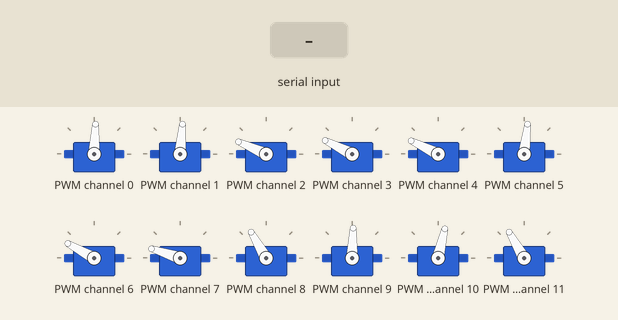
Simulated run of this program. Board: ESP32 board running MicroPython. Parts: 12 × servo. Inputs (shaded band) come from the test bench. Servo angles are drawn from the pulse width (0.5 ms = 0°, 2.5 ms = 180°); what the program prints to the serial console is not drawn.

Above: at 1.7 s.
1.8 s: "reset" typed at the serial console, then Enter
At 2.6 s:
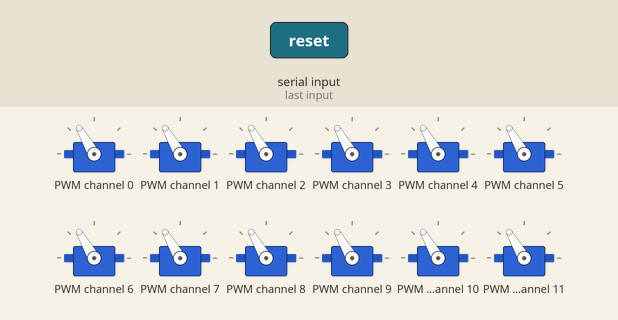
4.8 s: "forward" typed at the serial console, then Enter
At 7.2 s:
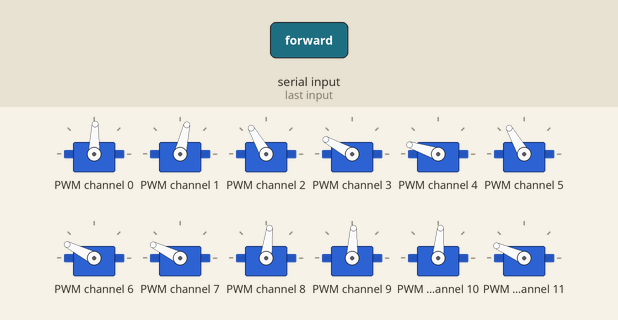
7.8 s: "dance" typed at the serial console, then Enter
At 8.31 s:
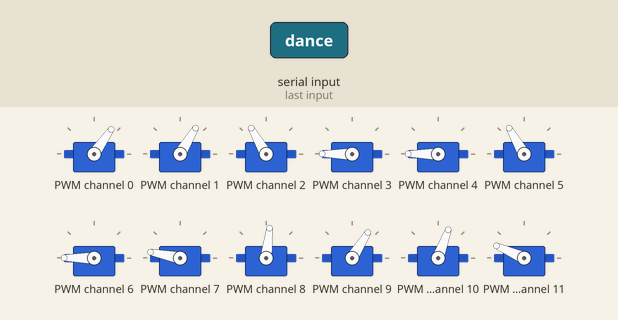
13.8 s: "stand" typed at the serial console, then Enter
16.8 s: "reset" typed at the serial console, then Enter
At 18.5 s:
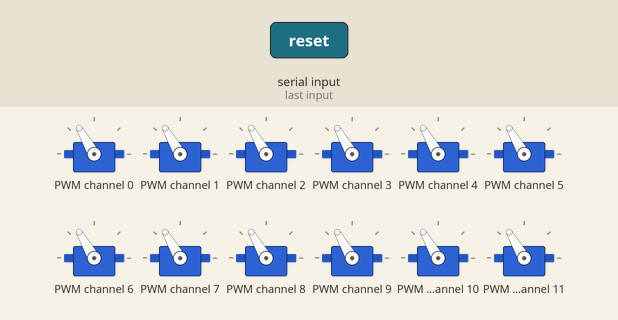
19.8 s: "forward" typed at the serial console, then Enter
At 20.03 s:
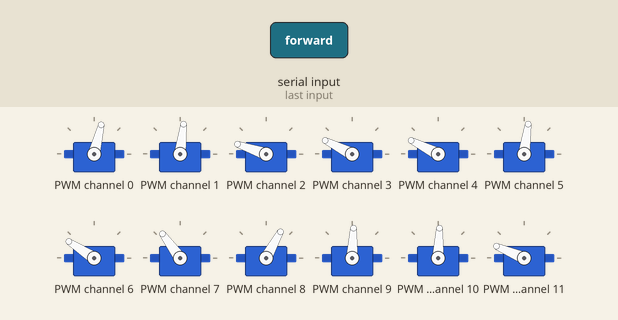
Timing chart, 0 to 23.2 s (numbered marks = the images above; inputs shaded):
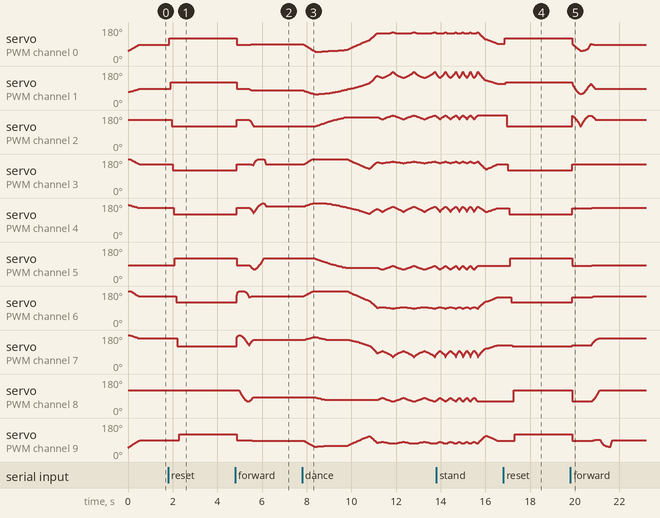

The program:

movimiento.py
```python
"""
Robot cuadrúpedo con interpolación suave - MicroPython
Driver: PCA9685 vía I2C (dirección 0x40)
Plataforma: ESP32
"""

import math
import time
import sys
import select
from machine import I2C, Pin


# ── Driver PCA9685 ─────────────────────────────────────────────

class PCA9685:
    MODE1     = 0x00
    PRESCALE  = 0xFE
    LED0_ON_L = 0x06

    def __init__(self, i2c, address=0x40):
        self.i2c  = i2c
        self.addr = address
        self._write(self.MODE1, 0x00)
        time.sleep_ms(10)
        self.set_pwm_freq(50)

    def _write(self, reg, val):
        self.i2c.writeto_mem(self.addr, reg, bytes([val]))

    def _read(self, reg):
        return self.i2c.readfrom_mem(self.addr, reg, 1)[0]

    def set_pwm_freq(self, freq_hz):
        prescale = int(math.floor(25_000_000.0 / (4096.0 * freq_hz) - 0.5))
        old = self._read(self.MODE1)
        self._write(self.MODE1, (old & 0x7F) | 0x10)
        self._write(self.PRESCALE, prescale)
        self._write(self.MODE1, old)
        time.sleep_ms(5)
        self._write(self.MODE1, old | 0xA0)

    def set_pwm(self, channel, on, off):
        reg  = self.LED0_ON_L + 4 * channel
        data = bytes([on & 0xFF, (on >> 8) & 0xFF, off & 0xFF, (off >> 8) & 0xFF])
        self.i2c.writeto_mem(self.addr, reg, data)


# ── Configuración ──────────────────────────────────────────────

SERVOMIN   = 150
SERVOMAX   = 600
NUM_SERVOS = 12

KEEP = 255.0    # centinela: "no cambiar este eje"

# Dimensiones del robot (mm)
LENGTH_A = 55.0
LENGTH_B = 77.5
LENGTH_C = 27.5

X_DEFAULT = 62.0
X_OFFSET  = 0.0
Y_START   = 0.0
Y_STEP    = 40.0
Z_DEFAULT = -50.0
Z_UP      = -30.0
Z_BOOT    = -28.0

# Velocidades (unidades/tick, 1 tick = 20 ms)
SPOT_TURN_SPEED  = 4.0
LEG_MOVE_SPEED   = 5.0
BODY_MOVE_SPEED  = 5.0
STAND_SEAT_SPEED = 1.0

# ── Estado global ──────────────────────────────────────────────

# site_now[pata][eje]  — posición actual interpolada
site_now    = [[0.0, 0.0, 0.0] for _ in range(4)]
# site_expect[pata][eje] — posición destino
site_expect = [[0.0, 0.0, 0.0] for _ in range(4)]
# temp_speed[pata][eje]  — velocidad por eje para llegar al destino
temp_speed  = [[0.0, 0.0, 0.0] for _ in range(4)]

move_speed = LEG_MOVE_SPEED
angulos    = [90] * NUM_SERVOS

# ── Hardware ───────────────────────────────────────────────────

i2c = I2C(0, scl=Pin(22), sda=Pin(21), freq=400_000)
pca = PCA9685(i2c, address=0x40)


# ── Utilidades de servo ────────────────────────────────────────

def angle_to_pulse(angle):
    return int(SERVOMIN + (SERVOMAX - SERVOMIN) * angle / 180)

def mover_servo(canal, angulo):
    angulo = max(0, min(180, int(round(angulo))))
    angulos[canal] = angulo
    pca.set_pwm(canal, 0, angle_to_pulse(angulo))

def mostrar_estado():
    print("=== Estado de servos ===")
    for i in range(NUM_SERVOS):
        print(f"  Servo {i:>2}: {angulos[i]:>3}°")
    print("========================")

def reset_servos():
    for i in range(NUM_SERVOS):
        mover_servo(i, 90)
        time.sleep_ms(50)
    print("Todos los servos en 90°")


# ── Cinemática inversa ─────────────────────────────────────────

def cartesian_to_polar(x, y, z):
    w  = (1.0 if x >= 0 else -1.0) * math.sqrt(x*x + y*y)
    v  = w - LENGTH_C
    vz = math.sqrt(v*v + z*z)

    alpha = (math.atan2(z, v)
             + math.acos(
                 (LENGTH_A**2 - LENGTH_B**2 + v**2 + z**2)
                 / (2.0 * LENGTH_A * vz)
             ))
    beta  = math.acos(
                (LENGTH_A**2 + LENGTH_B**2 - v**2 - z**2)
                / (2.0 * LENGTH_A * LENGTH_B)
            )
    gamma = math.atan2(y, x) if w >= 0 else math.atan2(-y, -x)

    return math.degrees(alpha), math.degrees(beta), math.degrees(gamma)

def polar_to_servo(leg, alpha, beta, gamma):
    if leg == 0:
        a, b, g = 90 - alpha, beta,       gamma + 90
    elif leg == 1:
        a, b, g = 90 + alpha, 180 - beta, 90 - gamma
    elif leg == 2:
        a, b, g = 90 + alpha, 180 - beta, 90 - gamma
    else:
        a, b, g = 90 - alpha, beta,       gamma + 90

    base = leg * 3
    mover_servo(base,     a)
    mover_servo(base + 1, b)
    mover_servo(base + 2, g)


# ── Motor de interpolación ─────────────────────────────────────

def servo_service():
    """Un tick de interpolación: avanza cada pata un paso hacia su destino."""
    for i in range(4):
        for j in range(3):
            diff = site_expect[i][j] - site_now[i][j]
            if abs(diff) >= abs(temp_speed[i][j]):
                site_now[i][j] += temp_speed[i][j]
            else:
                site_now[i][j] = site_expect[i][j]

        alpha, beta, gamma = cartesian_to_polar(
            site_now[i][0], site_now[i][1], site_now[i][2]
        )
        polar_to_servo(i, alpha, beta, gamma)

def wait_all_reach():
    """Llama servo_service cada 20 ms hasta que todas las patas lleguen al destino."""
    while True:
        servo_service()
        time.sleep_ms(20)
        reached = all(
            site_now[i][j] == site_expect[i][j]
            for i in range(4)
            for j in range(3)
        )
        if reached:
            break

def set_site(leg, x, y, z):
    """
    Define el destino de una pata y calcula la velocidad por eje.
    Usar KEEP en cualquier coordenada para no modificarla.
    """
    global move_speed

    lx = (x - site_now[leg][0]) if x != KEEP else 0.0
    ly = (y - site_now[leg][1]) if y != KEEP else 0.0
    lz = (z - site_now[leg][2]) if z != KEEP else 0.0

    length = math.sqrt(lx*lx + ly*ly + lz*lz)

    if length == 0:
        temp_speed[leg][0] = 0.0
        temp_speed[leg][1] = 0.0
        temp_speed[leg][2] = 0.0
    else:
        temp_speed[leg][0] = lx / length * move_speed
        temp_speed[leg][1] = ly / length * move_speed
        temp_speed[leg][2] = lz / length * move_speed

    if x != KEEP: site_expect[leg][0] = x
    if y != KEEP: site_expect[leg][1] = y
    if z != KEEP: site_expect[leg][2] = z


# ── Movimientos ────────────────────────────────────────────────

def stand():
    global move_speed
    move_speed = STAND_SEAT_SPEED
    for leg in range(4):
        set_site(leg, KEEP, KEEP, Z_DEFAULT)
    wait_all_reach()

def sit():
    global move_speed
    move_speed = STAND_SEAT_SPEED
    for leg in range(4):
        set_site(leg, KEEP, KEEP, Z_BOOT)
    wait_all_reach()

def step_forward(pasos=1):
    global move_speed

    for _ in range(pasos):
        if site_now[2][1] == Y_START:
            # ── Pata 2 avanza ─────────────────────────────────
            move_speed = LEG_MOVE_SPEED
            set_site(2, X_DEFAULT, Y_START,              Z_UP);      wait_all_reach()
            set_site(2, X_DEFAULT, Y_START + 2*Y_STEP,  Z_UP);      wait_all_reach()
            set_site(2, X_DEFAULT, Y_START + 2*Y_STEP,  Z_DEFAULT); wait_all_reach()

            move_speed = BODY_MOVE_SPEED
            set_site(0, X_DEFAULT, Y_START,              Z_DEFAULT)
            set_site(1, X_DEFAULT, Y_START + 2*Y_STEP,  Z_DEFAULT)
            set_site(2, X_DEFAULT, Y_START + Y_STEP,    Z_DEFAULT)
            set_site(3, X_DEFAULT, Y_START + Y_STEP,    Z_DEFAULT)
            wait_all_reach()

            move_speed = LEG_MOVE_SPEED
            set_site(1, X_DEFAULT, Y_START + 2*Y_STEP,  Z_UP);      wait_all_reach()
            set_site(1, X_DEFAULT, Y_START,              Z_UP);      wait_all_reach()
            set_site(1, X_DEFAULT, Y_START,              Z_DEFAULT); wait_all_reach()

        else:
            # ── Pata 0 avanza ─────────────────────────────────
            move_speed = LEG_MOVE_SPEED
            set_site(0, X_DEFAULT, Y_START,              Z_UP);      wait_all_reach()
            set_site(0, X_DEFAULT, Y_START + 2*Y_STEP,  Z_UP);      wait_all_reach()
            set_site(0, X_DEFAULT, Y_START + 2*Y_STEP,  Z_DEFAULT); wait_all_reach()

            move_speed = BODY_MOVE_SPEED
            set_site(0, X_DEFAULT, Y_START + Y_STEP,    Z_DEFAULT)
            set_site(1, X_DEFAULT, Y_START + Y_STEP,    Z_DEFAULT)
            set_site(2, X_DEFAULT, Y_START,              Z_DEFAULT)
            set_site(3, X_DEFAULT, Y_START + 2*Y_STEP,  Z_DEFAULT)
            wait_all_reach()

            move_speed = LEG_MOVE_SPEED
            set_site(3, X_DEFAULT, Y_START + 2*Y_STEP,  Z_UP);      wait_all_reach()
            set_site(3, X_DEFAULT, Y_START,              Z_UP);      wait_all_reach()
            set_site(3, X_DEFAULT, Y_START,              Z_DEFAULT); wait_all_reach()

def body_dance(ciclos=8):
    global move_speed

    y_mid            = X_DEFAULT
    body_dance_speed = 2.0

    sit()

    move_speed = 1.0
    for leg in range(4):
        set_site(leg, X_DEFAULT, y_mid, KEEP)
    wait_all_reach()

    for leg in range(4):
        set_site(leg, X_DEFAULT, y_mid, Z_DEFAULT - 20)
    wait_all_reach()

    # head_up
    move_speed = body_dance_speed
    set_site(0, KEEP, KEEP, site_now[0][2] - 30)
    set_site(1, KEEP, KEEP, site_now[1][2] + 30)
    set_site(2, KEEP, KEEP, site_now[2][2] - 30)
    set_site(3, KEEP, KEEP, site_now[3][2] + 30)
    wait_all_reach()

    for j in range(ciclos):
        if   j > ciclos // 2: move_speed = body_dance_speed * 3
        elif j > ciclos // 4: move_speed = body_dance_speed * 2
        else:                 move_speed = body_dance_speed

        set_site(0, KEEP, y_mid - 20, KEEP)
        set_site(1, KEEP, y_mid + 20, KEEP)
        set_site(2, KEEP, y_mid - 20, KEEP)
        set_site(3, KEEP, y_mid + 20, KEEP)
        wait_all_reach()

        set_site(0, KEEP, y_mid + 20, KEEP)
        set_site(1, KEEP, y_mid - 20, KEEP)
        set_site(2, KEEP, y_mid + 20, KEEP)
        set_site(3, KEEP, y_mid - 20, KEEP)
        wait_all_reach()

    # head_down
    move_speed = body_dance_speed
    set_site(0, KEEP, KEEP, site_now[0][2] + 30)
    set_site(1, KEEP, KEEP, site_now[1][2] - 30)
    set_site(2, KEEP, KEEP, site_now[2][2] + 30)
    set_site(3, KEEP, KEEP, site_now[3][2] - 30)
    wait_all_reach()


# ── Lectura de comandos ────────────────────────────────────────

def procesar_comando(cmd):
    cmd = cmd.strip()
    if cmd == "":
        return

    if cmd == "v":
        mostrar_estado()

    elif cmd == "reset":
        reset_servos()

    elif cmd == "stand":
        stand()
        print("Stand ejecutado")
        mostrar_estado()

    elif cmd.startswith("forward"):
        try:
            pasos = int(cmd[7:].strip()) if len(cmd) > 7 else 1
        except ValueError:
            pasos = 1
        pasos = max(1, pasos)
        print(f"Avanzando {pasos} pasos...")
        step_forward(pasos)
        print("Listo")

    elif cmd.startswith("dance"):
        try:
            ciclos = int(cmd[5:].strip()) if len(cmd) > 5 else 8
        except ValueError:
            ciclos = 8
        ciclos = max(1, ciclos)
        print(f"Bailando {ciclos} ciclos...")
        body_dance(ciclos)
        print("Listo")

    elif cmd.startswith("s "):
        partes = cmd.split()
        if len(partes) == 3:
            try:
                canal  = int(partes[1])
                angulo = int(partes[2])
                if 0 <= canal < NUM_SERVOS:
                    mover_servo(canal, angulo)
                    print(f"Servo {canal} → {angulos[canal]}°")
                else:
                    print(f"Canal inválido (0-{NUM_SERVOS - 1})")
            except ValueError:
                print("Uso: s <canal> <angulo>")
        else:
            print("Uso: s <canal> <angulo>")

    else:
        print("Comandos disponibles:")
        print("  stand              → posicion de parado")
        print("  forward <pasos>    → avanzar N pasos")
        print("  dance <ciclos>     → baile (default 8)")
        print("  reset              → todos los servos a 90°")
        print("  s <canal> <angulo> → mover servo directo")
        print("  v                  → ver estado de servos")


# ── Main ───────────────────────────────────────────────────────

def main():
    global move_speed

    # Inicializar posiciones igual que el setup original
    _init_positions = [
        (0, X_DEFAULT, Y_START + Y_STEP, Z_BOOT),
        (1, X_DEFAULT, Y_START + Y_STEP, Z_BOOT),
        (2, X_DEFAULT, Y_START,          Z_BOOT),
        (3, X_DEFAULT, Y_START,          Z_BOOT),
    ]
    for leg, x, y, z in _init_positions:
        site_now[leg]    = [x, y, z]
        site_expect[leg] = [x, y, z]

    # Escribir posición inicial a los servos
    for i in range(4):
        alpha, beta, gamma = cartesian_to_polar(
            site_now[i][0], site_now[i][1], site_now[i][2]
        )
        polar_to_servo(i, alpha, beta, gamma)

    stand()

    print("Listo. Comandos:")
    print("  stand              → posicion de parado")
    print("  forward <pasos>    → avanzar N pasos")
    print("  dance <ciclos>     → baile (default 8)")
    print("  reset              → todos los servos a 90°")
    print("  s <canal> <angulo> → mover servo directo")
    print("  v                  → ver estado de servos")

    buf = ""
    while True:
        r, _, _ = select.select([sys.stdin], [], [], 0)
        if r:
            char = sys.stdin.read(1)
            if char in ('\n', '\r'):
                procesar_comando(buf)
                buf = ""
            else:
                buf += char
        time.sleep_ms(10)


main()
```

Measured:
- after the input at 1.8 s, servo on PWM channel 0: 87° → 120° after 0.05 s; servo on PWM channel 1: 85° → 120° after 0.10 s; servo on PWM channel 2: 156° → 120° after 0.15 s; servo on PWM channel 3: 153° → 120° after 0.20 s; servo on PWM channel 4: 154° → 120° after 0.25 s
- after the input at 4.8 s, servo on PWM channel 0: 120° → 87° after 0.08 s, → 88° 0.61 s later; servo on PWM channel 1: 120° → 85° after 0.08 s, → 77° 0.56 s later; servo on PWM channel 9: 120° → 88° after 0.08 s, → 87° 0.68 s later; servo on PWM channel 10: 120° → 77° after 0.08 s, → 85° 0.59 s later; servo on PWM channel 11: 120° → 156° after 0.64 s
- after the input at 16.8 s, servo on PWM channel 0: 92° → 120° after 0.06 s; servo on PWM channel 1: 113° → 120° after 0.11 s; servo on PWM channel 2: 178° → 120° after 0.16 s; servo on PWM channel 3: 153° → 120° after 0.21 s; servo on PWM channel 4: 153° → 120° after 0.26 s
- after the input at 19.8 s, servo on PWM channel 3: 120° → 153° after 0.08 s; servo on PWM channel 4: 120° → 153° after 0.08 s, → 154° 0.87 s later
